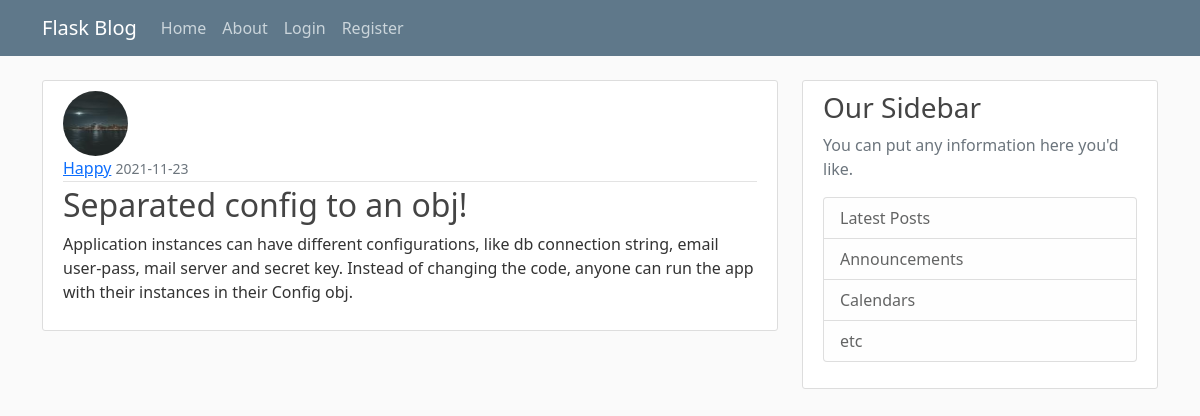
Screenshot of /post/26 with the database file from the repository.
### flaskblog/models.py (models this page shows, shortened)
class User(flaskblog.db.Model, UserMixin):
    id = flaskblog.db.Column(flaskblog.db.Integer, primary_key=True)
    username = flaskblog.db.Column(
        flaskblog.db.String(20), unique=True, nullable=False)
    email = flaskblog.db.Column(
        flaskblog.db.String(120), unique=True, nullable=False)
    image_file = flaskblog.db.Column(
        flaskblog.db.String(20), nullable=False, default="default.jpg")  # going to be hashed
    password = flaskblog.db.Column(flaskblog.db.String(60), nullable=False)
    posts = flaskblog.db.relationship("Post", backref="author", lazy=True)

class Post(flaskblog.db.Model):
    id = flaskblog.db.Column(flaskblog.db.Integer, primary_key=True)
    title = flaskblog.db.Column(flaskblog.db.String(100), nullable=False)
    date_posted = flaskblog.db.Column(
        flaskblog.db.DateTime, nullable=False, default=datetime.utcnow)
    content = flaskblog.db.Column(flaskblog.db.Text, nullable=False)
    user_id = flaskblog.db.Column(flaskblog.db.Integer, flaskblog.db.ForeignKey(
        "user.id"), nullable=False)

### flaskblog/posts/routes.py (the view)
@posts.route("/post/<int:post_id>")  # variables of int type in route
def post(post_id) -> str:
    post = Post.query.get_or_404(
        post_id)  # if it does not exist return 404. If exists, render a template with that post
    return flask.render_template("post.html", title=post.title, post=post)

### flaskblog/templates/post.html (shortened to what this page needs)
{% extends "layout.html" %} {% block content %}
<article class="media content-section">
	<img
		class="rounded-circle article-img"
		src="{{url_for('static', filename='profile_pics/' + post.author.image_file)}}"
	/>
	<div class="media-body">
		<div class="article-metadata">
			<a
				class="mr-2"
				href="{{ url_for('users.user_posts', username=post.author.username) }}"
				>{{ post.author.username }}</a
			>
			<small class="text-muted"
				>{{ post.date_posted.strftime("%Y-%m-%d") }}</small
			>
		</div>
		<h2 class="article-title">{{ post.title }}</h2>
		<p class="article-content">{{ post.content }}</p>
	</div>
</article>
{% endblock content %}

### flaskblog/static/main.css (style rules this page uses)
body { background: #fafafa; color: #333333; margin-top: 5rem; }
h1, h2, h3, h4, h5, h6 { color: #444444; }
.content-section { background: #ffffff; padding: 10px 20px; border: 1px solid #dddddd; border-radius: 3px; margin-bottom: 20px; }
.article-title { color: #444444; }
.article-content { white-space: pre-line; }
.article-img { height: 65px; width: 65px; margin-right: 16px; }
.article-metadata { padding-bottom: 1px; margin-bottom: 4px; border-bottom: 1px solid #e3e3e3 }

### rows the page displays
User: image_file (picture), author.username "Happy"
Post: date_posted "2021-11-23", title "Separated config to an obj!", content "Application instances can have different configurations, like db connection string, email user-pass, mail server and secret key. Instead of changing the code, anyone can run the app with their instances in their Config obj."
